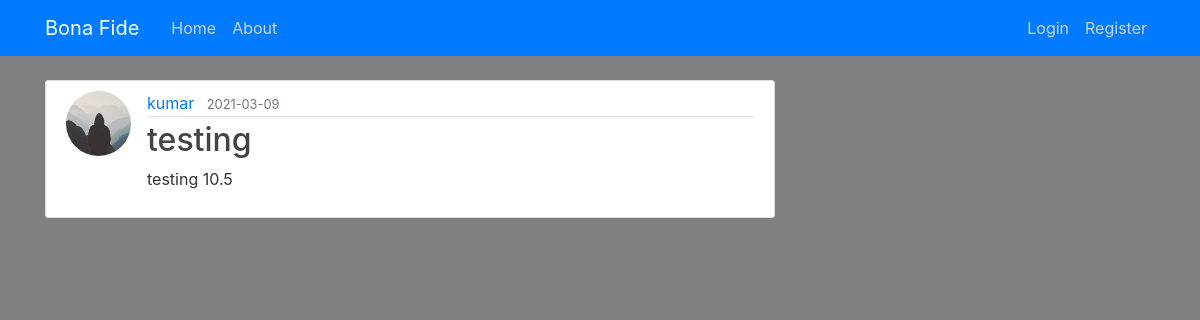
Screenshot of /post/2 with the database file from the repository.
### flaskblog/models.py (models this page shows, shortened)
class User(db.Model, UserMixin):
    id = db.Column(db.Integer, primary_key=True)
    username = db.Column(db.String(20), unique=True, nullable=False)
    email = db.Column(db.String(120), unique=True, nullable=False)
    image_file = db.Column(db.String(20), nullable=False, default='default.jpg')
    password = db.Column(db.String(60), nullable=False)
    posts = db.relationship('Post', backref='author', lazy=True)

class Post(db.Model):
    id = db.Column(db.Integer, primary_key=True)
    title = db.Column(db.String(100), nullable=False)
    date_posted = db.Column(db.DateTime, nullable=False, default=datetime.utcnow)
    content = db.Column(db.Text, nullable=False)
    user_id = db.Column(db.Integer, db.ForeignKey('user.id'), nullable=False)

### flaskblog/routes.py (the view)
@app.route("/post/<int:post_id>")
def post(post_id):
    post = Post.query.get_or_404(post_id)
    return render_template('post.html', title=post.title, post=post)

### flaskblog/templates/post.html (shortened to what this page needs)
{% extends "layout.html" %}
{% block content %}
  <article class="media content-section">
    <img class="rounded-circle article-img" src="{{ url_for('static', filename='profile_pics/' + post.author.image_file) }}">
    <div class="media-body">
      <div class="article-metadata">
        <a class="mr-2" href="{{ url_for('user_posts', username=post.author.username) }}">{{ post.author.username }}</a>
        <small class="text-muted">{{ post.date_posted.strftime('%Y-%m-%d') }}</small>
      </div>
      <h2 class="article-title">{{ post.title }}</h2>
      <p class="article-content">{{ post.content }}</p>
    </div>
  </article>
{% endblock content %}

### flaskblog/static/main.css (style rules this page uses)
body { background: #fafafa; color: #333333; margin-top: 5rem; }
h1, h2, h3, h4, h5, h6 { color: #444444; }
.content-section { background: #ffffff; padding: 10px 20px; border: 1px solid #dddddd; border-radius: 3px; margin-bottom: 20px; }
.article-title { color: #444444; }
.article-content { white-space: pre-line; }
.article-img { height: 65px; width: 65px; margin-right: 16px; }
.article-metadata { padding-bottom: 1px; margin-bottom: 4px; border-bottom: 1px solid #e3e3e3 }

### rows the page displays
User: image_file (placeholder picture), author.username "kumar"
Post: date_posted "2021-03-09", title "testing", content "testing 10.5"
